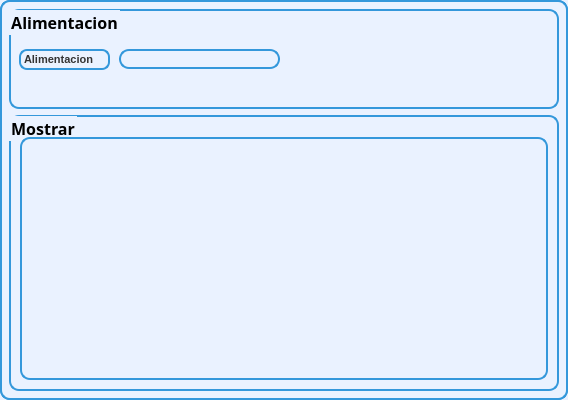
<?xml version="1.0" encoding="UTF-8"?>
<ui version="4.0">
 <class>AlimentacionScreen</class>
 <widget class="QMainWindow" name="AlimentacionScreen">
  <property name="geometry">
   <rect>
    <x>0</x>
    <y>0</y>
    <width>568</width>
    <height>400</height>
   </rect>
  </property>
  <property name="minimumSize">
   <size>
    <width>568</width>
    <height>400</height>
   </size>
  </property>
  <property name="maximumSize">
   <size>
    <width>568</width>
    <height>400</height>
   </size>
  </property>
  <property name="windowTitle">
   <string>MainWindow</string>
  </property>
  <property name="styleSheet">
   <string notr="true">border: 2px solid #3498db;
border-radius: 10px;

background-color: #eaf2ff;</string>
  </property>
  <widget class="QWidget" name="centralwidget">
   <layout class="QVBoxLayout" name="verticalLayout">
    <item>
     <widget class="QGroupBox" name="groupBox">
      <property name="minimumSize">
       <size>
        <width>550</width>
        <height>100</height>
       </size>
      </property>
      <property name="maximumSize">
       <size>
        <width>551</width>
        <height>100</height>
       </size>
      </property>
      <property name="font">
       <font>
        <family>Arial Black</family>
        <pointsize>12</pointsize>
        <weight>75</weight>
        <bold>true</bold>
       </font>
      </property>
      <property name="styleSheet">
       <string notr="true">background-color:#eaf2ff;</string>
      </property>
      <property name="title">
       <string>Alimentacion</string>
      </property>
      <widget class="QLabel" name="label">
       <property name="geometry">
        <rect>
         <x>10</x>
         <y>40</y>
         <width>91</width>
         <height>21</height>
        </rect>
       </property>
       <property name="styleSheet">
        <string notr="true">background-color: #eaf2ff;
border: 2px solid #3498db;
border-radius: 8px;
color: #333333;
font-size: 11px;
font-weight: bold;
text-align: center;</string>
       </property>
       <property name="text">
        <string>Alimentacion</string>
       </property>
      </widget>
      <widget class="QLineEdit" name="line_material">
       <property name="geometry">
        <rect>
         <x>110</x>
         <y>40</y>
         <width>161</width>
         <height>20</height>
        </rect>
       </property>
      </widget>
      <widget class="QPushButton" name="btn_editar">
       <property name="geometry">
        <rect>
         <x>390</x>
         <y>20</y>
         <width>60</width>
         <height>60</height>
        </rect>
       </property>
       <property name="minimumSize">
        <size>
         <width>55</width>
         <height>55</height>
        </size>
       </property>
       <property name="maximumSize">
        <size>
         <width>60</width>
         <height>60</height>
        </size>
       </property>
       <property name="layoutDirection">
        <enum>Qt::RightToLeft</enum>
       </property>
       <property name="styleSheet">
        <string notr="true">QPushButton{
background-color: #eaf2ff;
border: none;
}

QPushButton:hover{
background-color: white;
border-top-left-radius: 20px;
border-bottom-left-radius: 20px;
color: rgb(0, 0, 0);
}</string>
       </property>
       <property name="text">
        <string/>
       </property>
       <property name="icon">
        <iconset resource="../../../../Images/Botones_Interfaz/Botones.qrc">
         <normaloff>:/Images/Botones_Interfaz/editar.png</normaloff>:/Images/Botones_Interfaz/editar.png</iconset>
       </property>
       <property name="iconSize">
        <size>
         <width>50</width>
         <height>50</height>
        </size>
       </property>
      </widget>
      <widget class="QPushButton" name="btn_agregar">
       <property name="geometry">
        <rect>
         <x>320</x>
         <y>20</y>
         <width>60</width>
         <height>60</height>
        </rect>
       </property>
       <property name="minimumSize">
        <size>
         <width>55</width>
         <height>55</height>
        </size>
       </property>
       <property name="maximumSize">
        <size>
         <width>60</width>
         <height>60</height>
        </size>
       </property>
       <property name="layoutDirection">
        <enum>Qt::RightToLeft</enum>
       </property>
       <property name="styleSheet">
        <string notr="true">QPushButton{
background-color: #eaf2ff;
border: none;
}

QPushButton:hover{
background-color: white;
border-top-left-radius: 20px;
border-bottom-left-radius: 20px;
color: rgb(0, 0, 0);
}</string>
       </property>
       <property name="text">
        <string/>
       </property>
       <property name="icon">
        <iconset resource="../../../../Images/Botones_Interfaz/Botones.qrc">
         <normaloff>:/Images/Botones_Interfaz/agregar.png</normaloff>:/Images/Botones_Interfaz/agregar.png</iconset>
       </property>
       <property name="iconSize">
        <size>
         <width>50</width>
         <height>50</height>
        </size>
       </property>
      </widget>
      <widget class="QPushButton" name="btn_borrar">
       <property name="geometry">
        <rect>
         <x>460</x>
         <y>20</y>
         <width>60</width>
         <height>60</height>
        </rect>
       </property>
       <property name="minimumSize">
        <size>
         <width>55</width>
         <height>55</height>
        </size>
       </property>
       <property name="maximumSize">
        <size>
         <width>60</width>
         <height>60</height>
        </size>
       </property>
       <property name="layoutDirection">
        <enum>Qt::RightToLeft</enum>
       </property>
       <property name="styleSheet">
        <string notr="true">QPushButton{
background-color: #eaf2ff;
border: none;
}

QPushButton:hover{
background-color: white;
border-top-left-radius: 20px;
border-bottom-left-radius: 20px;
color: rgb(0, 0, 0);
}</string>
       </property>
       <property name="text">
        <string/>
       </property>
       <property name="icon">
        <iconset resource="../../../../Images/Botones_Interfaz/Botones.qrc">
         <normaloff>:/Images/Botones_Interfaz/borrar.png</normaloff>:/Images/Botones_Interfaz/borrar.png</iconset>
       </property>
       <property name="iconSize">
        <size>
         <width>50</width>
         <height>50</height>
        </size>
       </property>
      </widget>
     </widget>
    </item>
    <item>
     <widget class="QGroupBox" name="groupBox_2">
      <property name="font">
       <font>
        <family>Arial Black</family>
        <pointsize>12</pointsize>
        <weight>75</weight>
        <bold>true</bold>
       </font>
      </property>
      <property name="styleSheet">
       <string notr="true">background-color: #eaf2ff;
padding: 12px;
</string>
      </property>
      <property name="title">
       <string>Mostrar</string>
      </property>
      <layout class="QHBoxLayout" name="horizontalLayout">
       <property name="topMargin">
        <number>20</number>
       </property>
       <item>
        <widget class="QTableWidget" name="table_alimentacion"/>
       </item>
      </layout>
     </widget>
    </item>
   </layout>
  </widget>
 </widget>
 <resources>
  <include location="../../../../Images/Botones_Interfaz/Botones.qrc"/>
 </resources>
 <connections/>
</ui>
